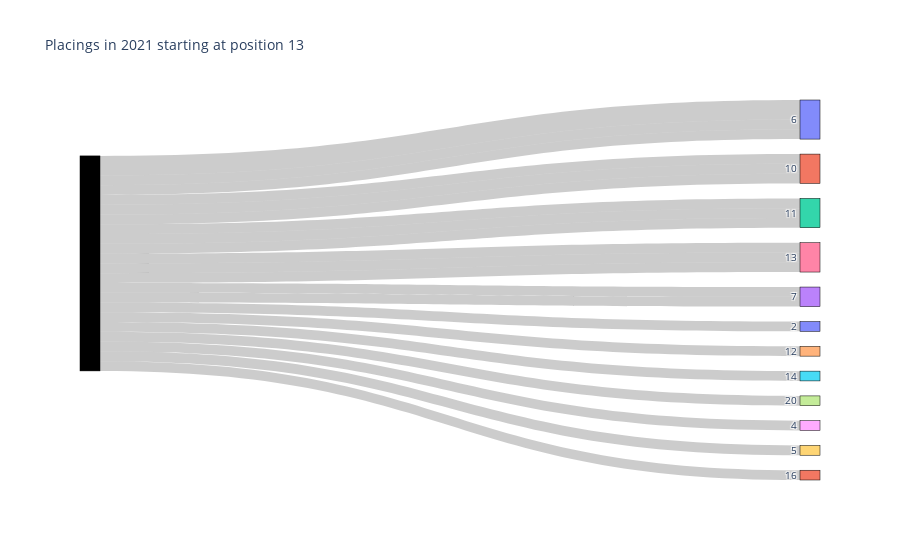

Write notebook code for a chart like this one.
### Code cell
fig = go.Figure(data=[go.Sankey(
    node = dict(
      pad = 15,
      thickness = 20,
      line = dict(color = "black", width = 0.5),
      label = labels_uni_line
    ),
    link = dict(
      source = len(labels_final)*[drivID], # indices correspond to labels, eg A1, A2, A1, B1, ...
      target = labels_final,
      value = weights_final
  ))])

fig.update_layout(title_text="Placings in "+str(year)+\
  "of driver " + str(data)
  " starting at position "+str(pstn), font_size=10)
fig.show()

### Figure 1 — Plotly figure (JSON) as saved in the notebook; plotly's stock layout.template omitted (floating-point values rounded to 4 significant figures)
{"data": [{"link": {"source": [817, 817, 817, 817, 817, 817, 817, 817, 817, 817, 817, 817, 817, 817, 817, 817, 817, 817, 817, 817, 817, 817, 817, 817, 817, 817, 817, 817, 817, 817, 817, 817, 817, 817, 817, 817, 817, 817, 817, 817, 817, 817], "target": [0, 1, 2, 3, 1, 4, 5, 6, 7, 8, 9, 10, 2, 10, 3, 1, 10, 6, 6, 11, 2, 12, 13, 13, 14, 14, 14, 14, 15, 15, 16, 16, 17, 17, 18, 18, 18, 19, 19, 20, 20, 21], "value": [1, 1, 1, 1, 1, 1, 1, 1, 1, 1, 1, 2, 1, 1, 1, 1, 1, 1, 1, 1, 1]}, "node": {"label": [2, 10, 11, 7, 12, 14, 13, 20, 4, 5, 6, 16, "1", "11", "12", "13", "4", "5", "6", "7", "9", "DNF"], "line": {"color": "black", "width": 0.5}, "pad": 15, "thickness": 20}, "type": "sankey"}], "layout": {"font": {"size": 10}, "title": {"text": "Placings in 2021 starting at position 13"}}}
